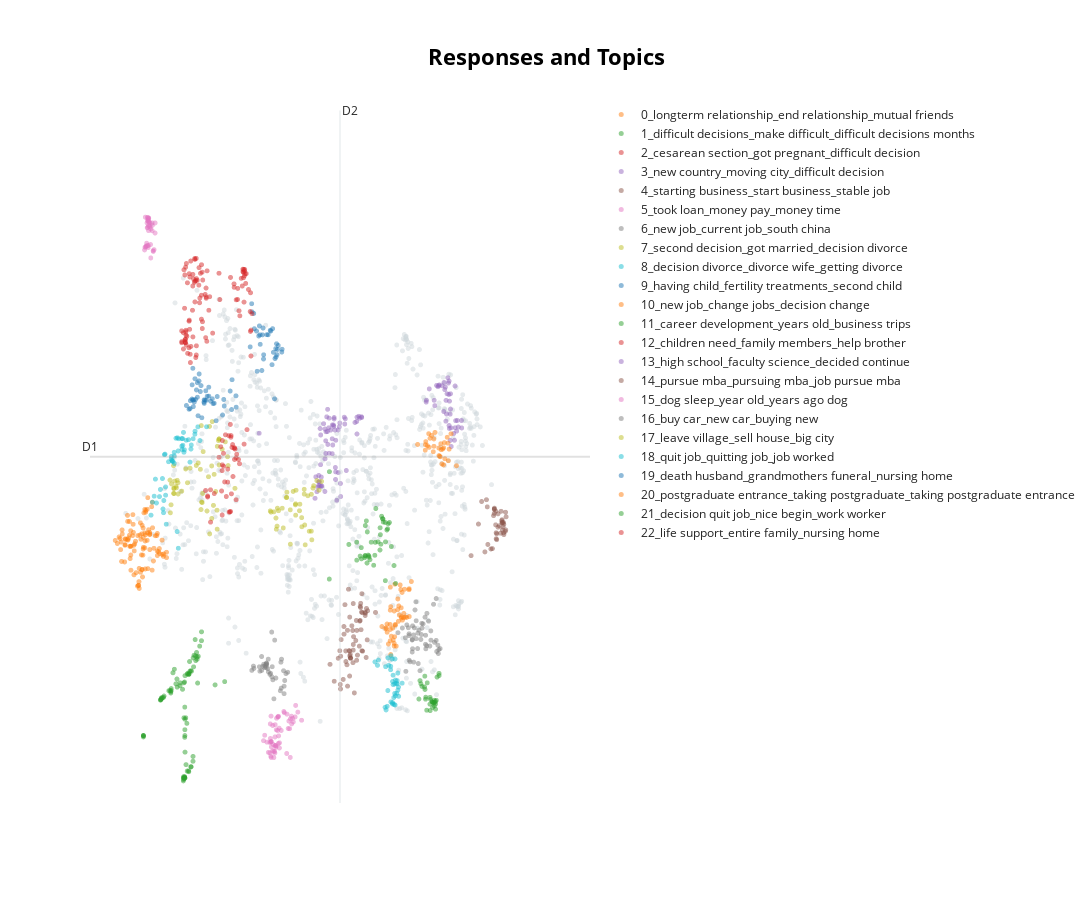

Notebook code for this chart:
### Code cell
embed_2d = umap.UMAP(
    n_components=2,
    n_neighbors=10,
    metric='cosine',
    min_dist=0.1,
    random_state=12345).fit_transform(embeddings)

topic_model.visualize_documents(docs, 
                                reduced_embeddings=embed_2d,
                                title="<b>Responses and Topics</b>",
                                hide_annotations=True,
                                width=1800, height=900)
